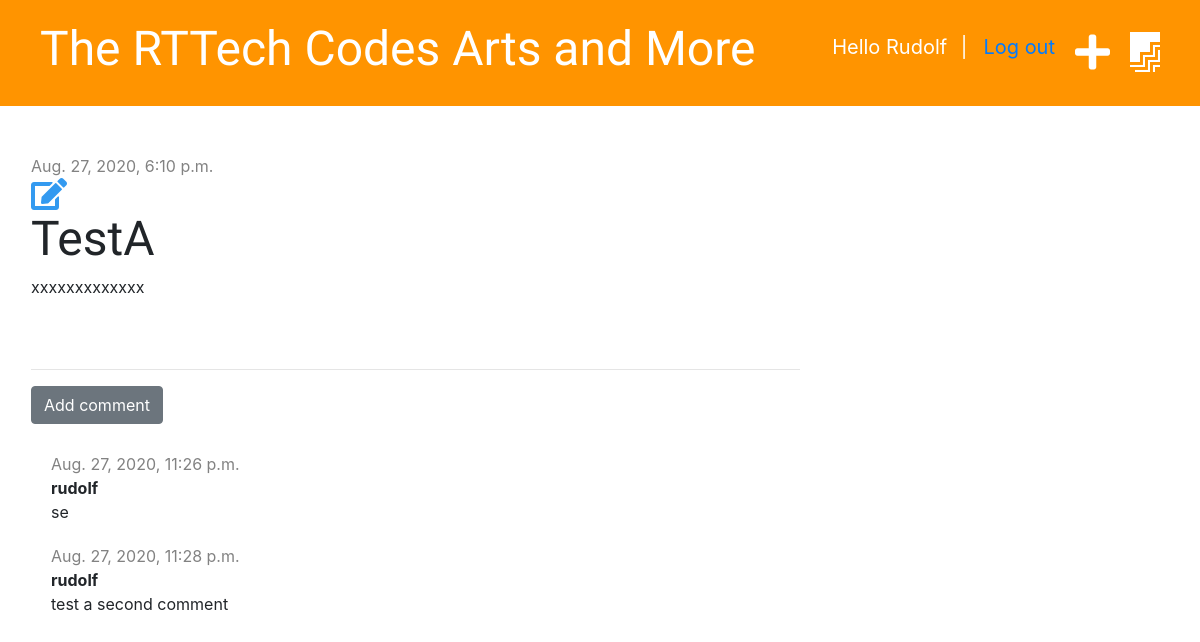
Screenshot of /post/7/ (signed in) with the database file from the repository.
### blog/models.py (models this page shows, shortened)
class Post(models.Model):
    author = models.ForeignKey("auth.User", on_delete= models.CASCADE)
    title = models.CharField(max_length=200)
    text = models.TextField(null=True)
    created_date = models.DateTimeField(default=timezone.now)
    published_date = models.DateTimeField(blank=True, null=True)

class Comment(models.Model):
    post = models.ForeignKey('blog.Post', on_delete=models.CASCADE, related_name='comments')
    author = models.CharField(max_length=200)
    text = models.TextField()
    created_date = models.DateTimeField(default=timezone.now)

### blog/views.py (the view)
# urls.py: path('post/<int:pk>/', views.post_detail, name='post_detail'),
def post_detail(request, pk):
    post = get_object_or_404(Post, pk=pk)
    stuff_for_frontend = {'post': post}
    return render(request, 'blog/post_detail.html', stuff_for_frontend)

### blog/templates/blog/post_detail.html (shortened to what this page needs)
{% extends 'blog/base.html' %}
{% block content %}
    <div class="post">
        {% if post.published_date %}
            <div class="date">
                {{ post.published_date }}
            </div>
        {% else %}
            <a href="{% url 'post_publish' pk=post.pk %}" class="btn btn-primary mr-1">Publish</a>
        {% endif %}
        {% if user.is_authenticated %}
            <a href="{% url 'post_edit' pk=post.pk %}"><i class="fas fa-edit fa-2x"
                        style="color: #339af0; vertical-align:sub"></i></a>
        {% endif %}
        <h1>{{ post.title }}</h1>
        <p>{{ post.text|linebreaksbr }}</p>
    </div>
    <hr>
    <a href="{% url 'add_comment_to_post' pk=post.pk %}" class="btn btn-secondary mb-2">Add comment</a>
    {% for comment in post.comments.all %}
        <div class="comment">
            <div class="date">
                {{ comment.created_date }}
            </div>
            <strong>{{ comment.author }}</strong>
            <p>{{ comment.text }}</p>
        </div>
    {% empty %}
        <p>No comments yet...</p>
    {% endfor %}{% endblock %}

### blog/templates/blog/base.html (shortened to what this page needs)
<!DOCTYPE html>
<html lang="en">
{% load static %}
<head>
    <link rel="stylesheet" href="https://stackpath.bootstrapcdn.com/bootstrap/4.1.3/css/bootstrap.min.css">
    <link rel="stylesheet" href="{% static 'css/blog.css' %}">
    <link rel="stylesheet" href="https://use.fontawesome.com/releases/v5.2.0/css/all.css">
</head>
<body>
<div>
    <div class="page-header ">
        {% if user.is_authenticated %}
            <a href="{% url 'post_draft_list' %}" class="top-menu"><i class="fab fa-firstdraft fa-2x"
               data-toggle="tooltip" data-placement="top" title="View Draft"></i></a>
            <a href="{% url 'post_new' %}" class="top-menu"><i class="fas fa-plus fa-2x"
               data-toggle="tooltip" data-placement="top" title="Add Post"></i></a>
            <p class="top-menu">Hello {{ user.username|title }} <span class="ml-2">|</span><medium><a class="ml-3" href="{% url 'logout' %}">Log out</a></medium></p>
        {% else %}
            <a href="{% url 'login' %}" class="top-menu"><i class="fas fa-sign-in-alt fa-2x"
               data-toggle="tooltip" data-placement="top" title="Login to add/edit Post"></i></a>
        {% endif %}
        <h1><a href="{% url "post_list" %}" data-toggle="tooltip" data-placement="top" title="Home">The RTTech Codes Arts and More</a></h1>
    </div>
    <div class="row mt-5 ml-3">
        <div class="col-md-8">
            {% block content %}
            {% endblock %}
        </div>
    </div>
</div>
</body>
</html>

### blog/static/css/blog.css (style rules this page uses)
.page-header { background-color: #ff9400; margin-top: 0; padding: 20px 20px 20px 40px; }
.page-header h1, .page-header h1 a { color: #ffffff; font-size: 36pt; text-decoration: none; }
h1, h2, h3, h4 { font-family: 'Inconsolata', 'Tangerine', 'Droid Sans', serif; font-size: 48px; }
.date { color: #828282; }
.post { margin-bottom: 70px; }
.top-menu, .top-menu:hover { color: #ffffff; float: right; font-size: 15pt; margin-right: 20px; margin-top:12px; }
.comment { margin: 20px 0px 20px 20px; }

### rows the page displays
Post: published_date "Aug. 27, 2020, 6:10 p.m.", title "TestA", text "xxxxxxxxxxxxx"
Comment: created_date "Aug. 27, 2020, 11:26 p.m.", author "rudolf", text "se"
Comment: created_date "Aug. 27, 2020, 11:28 p.m.", author "rudolf", text "test a second comment"

### other values shown
{{ user.username|title }} "Rudolf"
